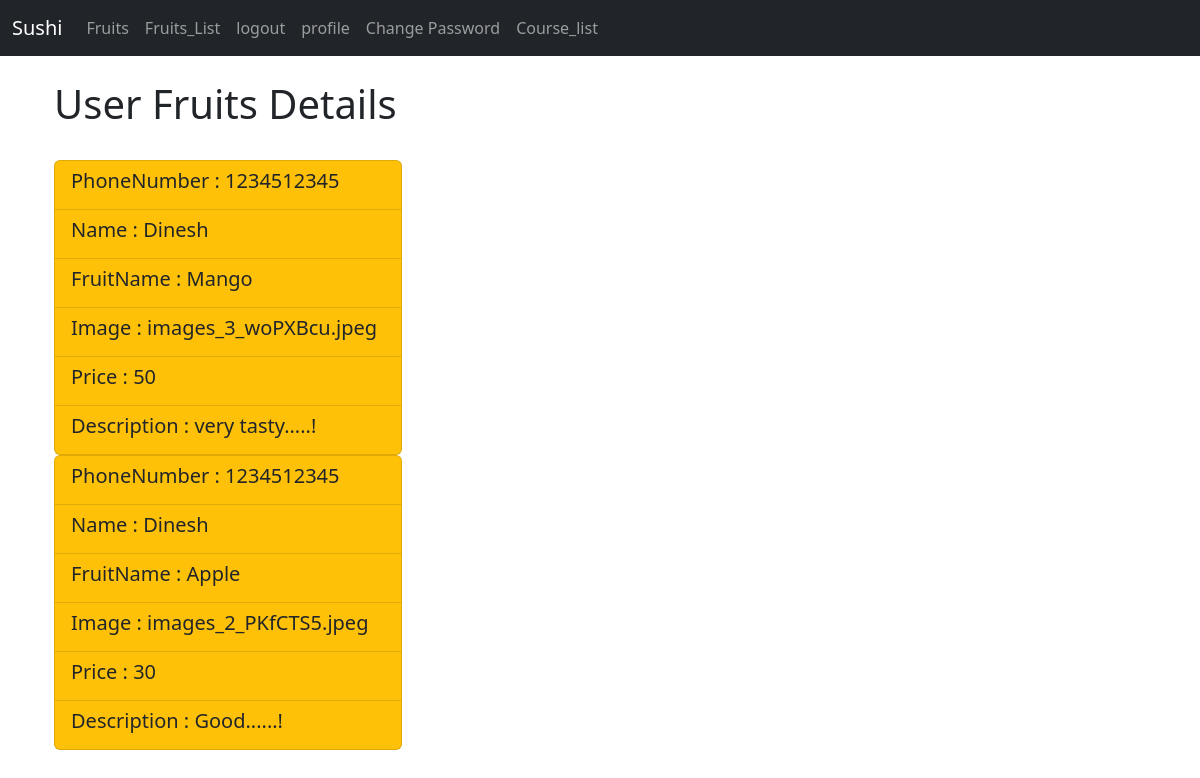
/profile (signed in), run on an earlier commit of the app's database.
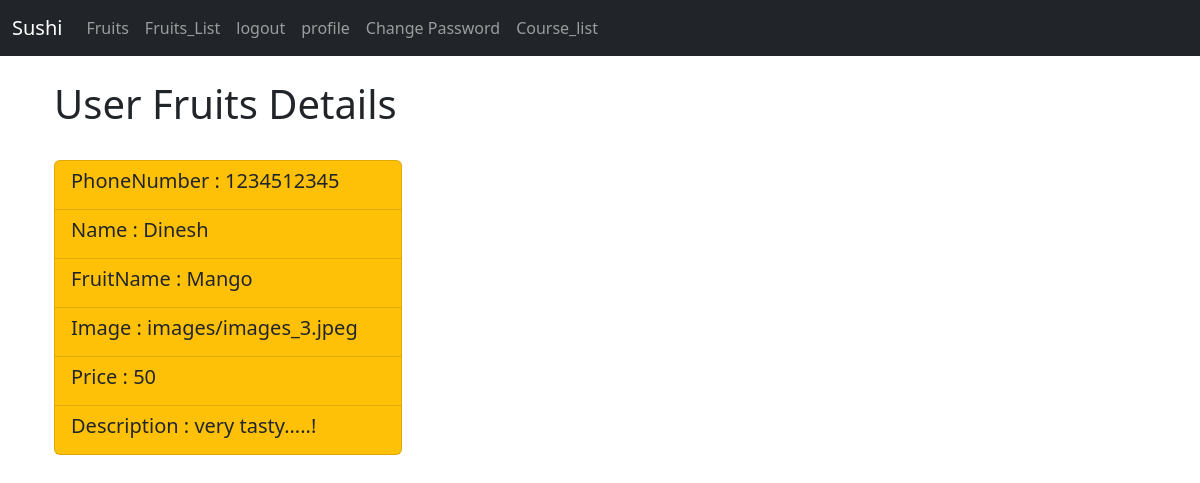
And on a later commit of the database.
### firsrtapp/models.py (models this page shows, shortened)
class Fruits(models.Model):
    PhoneNumber=models.CharField(max_length=12,null= True)
    FullName=models.CharField(max_length=25,null= True)
    FruitName = models.CharField(max_length=100)
    Image = models.ImageField(null=True,blank=True,upload_to="images")
    Price = models.CharField(max_length=100)
    Description = models.CharField(max_length=100)

### firsrtapp/views.py (the view)
# urls.py: path('profile',views.profile,name="profile"),
@login_required(login_url='/login')
def profile(request):
    user_phone=request.user
    posts=Fruits.objects.filter(PhoneNumber=user_phone)
    context={"posts":posts}
    return render(request,"profile.html",context)

### templates/profile.html (shortened to what this page needs)
{% extends 'base.html' %}
{% block head %}
<div class="container">
    <div class="row">
    <div class="col-md-4">
    <h1>User Fruits Details</h1></br>
    {% for post in posts %}
    <ul class="list-group">
        <li class="list-group-item bg-warning text-dark"><h5>PhoneNumber : {{post.PhoneNumber}}</h5></li>
        <li class="list-group-item bg-warning text-dark"><h5>Name : {{post.FullName}}</h5></li>
        <li class="list-group-item bg-warning text-dark"><h5>FruitName : {{post.FruitName}}</h5></li>
        <li class="list-group-item bg-warning text-dark"><h5>Image : {{post.Image}}</h5></li>
        <li class="list-group-item bg-warning text-dark"><h5>Price : {{post.Price}}</h5></li>
        <li class="list-group-item bg-warning text-dark"><h5>Description : {{post.Description}}</h5></li>
      </ul>
      {% endfor %}
    </div>
</div>
</div>
{% endblock head %}

### templates/base.html (shortened to what this page needs)
<!doctype html>
<html lang="en">
  <head>
    <link href="https://cdn.jsdelivr.net/npm/bootstrap@5.2.3/dist/css/bootstrap.min.css" rel="stylesheet">
  </head>
  <body>
    {% include 'navbar.html'%}
    <div class="container">
      <br/>
      {% block head %}
            {% endblock head %}
    </div>
  </body>
</html>

### templates/navbar.html (shortened to what this page needs)
<nav class="navbar navbar-expand-lg navbar-dark bg-dark">
    <div class="container-fluid">
      <a class="navbar-brand" href="{% url 'home' %}">Sushi</a>
      <div class="collapse navbar-collapse" id="navbarSupportedContent">
        <ul class="navbar-nav me-auto mb-2 mb-lg-0">
            <li class="nav-item">
                <a class="nav-link"
                href="{% url 'fruits' %}">Fruits</a>
            </li>
            <li class="nav-item">
              <a class="nav-link"
              href="{% url 'fruits_list' %}">Fruits_List</a>
          </li>
        {% if not request.user.is_authenticated %}
        <li><a class="nav-link scrollto" href="/signup">Signin</a></li>
        {% else %}
        <li><a class="nav-link scrollto" href="/logout">logout</a></li>
        {% endif %}
        <li class="nav-item">
          <a class="nav-link"
          href="/profile">profile</a>
      </li>
      <li class="nav-item">
        <a class="nav-link"
        href="/change_password">Change Password</a>
    </li>
    <li class="nav-item">
      <a class="nav-link"
      href="/Course_list">Course_list</a>
  </li>
      </div>
    </div>
  </nav>

What changed in the data, as far as the page shows it:
removed Fruits: PhoneNumber "1234512345", FullName "Dinesh", FruitName "Mango", Image "images_3_woPXBcu.jpeg", Price "50", Description "very tasty.....!"
removed Fruits: PhoneNumber "1234512345", FullName "Dinesh", FruitName "Apple", Image "images_2_PKfCTS5.jpeg", Price "30", Description "Good......!"
added Fruits: PhoneNumber "1234512345", FullName "Dinesh", FruitName "Mango", Image "images/images_3.jpeg", Price "50", Description "very tasty.....!"
